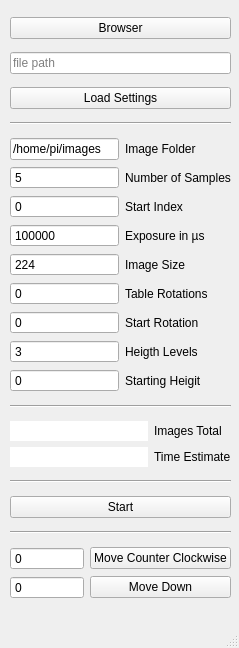
<?xml version="1.0" encoding="UTF-8"?>
<ui version="4.0">
 <class>PhotoSessionUI</class>
 <widget class="QMainWindow" name="PhotoSessionUI">
  <property name="geometry">
   <rect>
    <x>0</x>
    <y>0</y>
    <width>239</width>
    <height>648</height>
   </rect>
  </property>
  <property name="sizePolicy">
   <sizepolicy hsizetype="Expanding" vsizetype="Expanding">
    <horstretch>0</horstretch>
    <verstretch>0</verstretch>
   </sizepolicy>
  </property>
  <property name="windowTitle">
   <string>MainWindow</string>
  </property>
  <widget class="QWidget" name="centralwidget">
   <property name="sizePolicy">
    <sizepolicy hsizetype="Minimum" vsizetype="Minimum">
     <horstretch>0</horstretch>
     <verstretch>0</verstretch>
    </sizepolicy>
   </property>
   <widget class="QWidget" name="verticalLayoutWidget">
    <property name="geometry">
     <rect>
      <x>10</x>
      <y>10</y>
      <width>221</width>
      <height>600</height>
     </rect>
    </property>
    <layout class="QVBoxLayout" name="verticalLayout">
     <property name="sizeConstraint">
      <enum>QLayout::SetMinimumSize</enum>
     </property>
     <item>
      <widget class="QPushButton" name="browser_button">
       <property name="text">
        <string>Browser</string>
       </property>
      </widget>
     </item>
     <item>
      <widget class="QLineEdit" name="file_path_text">
       <property name="placeholderText">
        <string>file path</string>
       </property>
      </widget>
     </item>
     <item>
      <widget class="QPushButton" name="load_settings_button">
       <property name="text">
        <string>Load Settings</string>
       </property>
      </widget>
     </item>
     <item>
      <widget class="Line" name="line_3">
       <property name="orientation">
        <enum>Qt::Horizontal</enum>
       </property>
      </widget>
     </item>
     <item>
      <layout class="QGridLayout" name="setup_elements_grid" rowstretch="0,0,0,0,0,0,0,0,0,0">
       <property name="sizeConstraint">
        <enum>QLayout::SetDefaultConstraint</enum>
       </property>
       <item row="6" column="0">
        <widget class="QSpinBox" name="table_rotations_spin">
         <property name="buttonSymbols">
          <enum>QAbstractSpinBox::NoButtons</enum>
         </property>
         <property name="maximum">
          <number>15</number>
         </property>
         <property name="value">
          <number>0</number>
         </property>
        </widget>
       </item>
       <item row="9" column="0">
        <widget class="QSpinBox" name="starting_height_spin">
         <property name="buttonSymbols">
          <enum>QAbstractSpinBox::NoButtons</enum>
         </property>
        </widget>
       </item>
       <item row="3" column="0">
        <widget class="QSpinBox" name="start_image_spin">
         <property name="buttonSymbols">
          <enum>QAbstractSpinBox::NoButtons</enum>
         </property>
         <property name="maximum">
          <number>1000</number>
         </property>
        </widget>
       </item>
       <item row="4" column="2">
        <widget class="QLabel" name="exposure_label">
         <property name="text">
          <string>Exposure in µs</string>
         </property>
        </widget>
       </item>
       <item row="5" column="0">
        <widget class="QSpinBox" name="img_size_spin">
         <property name="buttonSymbols">
          <enum>QAbstractSpinBox::NoButtons</enum>
         </property>
         <property name="maximum">
          <number>1920</number>
         </property>
         <property name="value">
          <number>224</number>
         </property>
        </widget>
       </item>
       <item row="8" column="0">
        <widget class="QSpinBox" name="height_levels_spin">
         <property name="buttonSymbols">
          <enum>QAbstractSpinBox::NoButtons</enum>
         </property>
         <property name="minimum">
          <number>2</number>
         </property>
         <property name="value">
          <number>3</number>
         </property>
        </widget>
       </item>
       <item row="1" column="0">
        <widget class="QLineEdit" name="folder_path_text">
         <property name="text">
          <string>/home/pi/images</string>
         </property>
        </widget>
       </item>
       <item row="1" column="2">
        <widget class="QLabel" name="label_3">
         <property name="text">
          <string>Image Folder</string>
         </property>
        </widget>
       </item>
       <item row="6" column="2">
        <widget class="QLabel" name="table_rotations_lable">
         <property name="text">
          <string>Table Rotations</string>
         </property>
        </widget>
       </item>
       <item row="9" column="2">
        <widget class="QLabel" name="starting_heigt_abel">
         <property name="text">
          <string>Starting Heigit</string>
         </property>
        </widget>
       </item>
       <item row="3" column="2">
        <widget class="QLabel" name="start_index_lable">
         <property name="text">
          <string>Start Index</string>
         </property>
        </widget>
       </item>
       <item row="2" column="0">
        <widget class="QSpinBox" name="number_of_images_spin">
         <property name="buttonSymbols">
          <enum>QAbstractSpinBox::NoButtons</enum>
         </property>
         <property name="maximum">
          <number>1000</number>
         </property>
         <property name="value">
          <number>5</number>
         </property>
        </widget>
       </item>
       <item row="4" column="0">
        <widget class="QSpinBox" name="exposure_spin">
         <property name="buttonSymbols">
          <enum>QAbstractSpinBox::NoButtons</enum>
         </property>
         <property name="maximum">
          <number>99999999</number>
         </property>
         <property name="value">
          <number>8000000</number>
         </property>
        </widget>
       </item>
       <item row="2" column="2">
        <widget class="QLabel" name="num_samples_label">
         <property name="text">
          <string>Number of Samples</string>
         </property>
        </widget>
       </item>
       <item row="5" column="2">
        <widget class="QLabel" name="img_size_label">
         <property name="text">
          <string>Image Size</string>
         </property>
        </widget>
       </item>
       <item row="8" column="2">
        <widget class="QLabel" name="height_levels_lable">
         <property name="text">
          <string>Heigth Levels</string>
         </property>
        </widget>
       </item>
       <item row="7" column="2">
        <widget class="QLabel" name="table_rotations_lable_2">
         <property name="text">
          <string>Start Rotation</string>
         </property>
        </widget>
       </item>
       <item row="7" column="0">
        <widget class="QSpinBox" name="startrotation_spin">
         <property name="buttonSymbols">
          <enum>QAbstractSpinBox::NoButtons</enum>
         </property>
         <property name="maximum">
          <number>15</number>
         </property>
         <property name="value">
          <number>0</number>
         </property>
        </widget>
       </item>
      </layout>
     </item>
     <item>
      <widget class="Line" name="line">
       <property name="orientation">
        <enum>Qt::Horizontal</enum>
       </property>
      </widget>
     </item>
     <item>
      <layout class="QGridLayout" name="gridLayout">
       <item row="0" column="1">
        <widget class="QLabel" name="label_2">
         <property name="text">
          <string>Images Total</string>
         </property>
        </widget>
       </item>
       <item row="0" column="0">
        <widget class="QLineEdit" name="total_images_text">
         <property name="frame">
          <bool>false</bool>
         </property>
         <property name="readOnly">
          <bool>true</bool>
         </property>
        </widget>
       </item>
       <item row="1" column="1">
        <widget class="QLabel" name="label">
         <property name="text">
          <string>Time Estimate</string>
         </property>
        </widget>
       </item>
       <item row="1" column="0">
        <widget class="QLineEdit" name="time_estimation_text">
         <property name="frame">
          <bool>false</bool>
         </property>
        </widget>
       </item>
      </layout>
     </item>
     <item>
      <widget class="Line" name="line_2">
       <property name="orientation">
        <enum>Qt::Horizontal</enum>
       </property>
      </widget>
     </item>
     <item>
      <widget class="QPushButton" name="start_button">
       <property name="text">
        <string>Start</string>
       </property>
      </widget>
     </item>
     <item>
      <widget class="Line" name="line_4">
       <property name="orientation">
        <enum>Qt::Horizontal</enum>
       </property>
      </widget>
     </item>
     <item>
      <layout class="QGridLayout" name="gridLayout_2" rowstretch="0,0,0" rowminimumheight="0,0,0">
       <item row="0" column="1">
        <widget class="QPushButton" name="counter_clockwise_button">
         <property name="text">
          <string>Move Counter Clockwise</string>
         </property>
        </widget>
       </item>
       <item row="0" column="0">
        <widget class="QSpinBox" name="counter_clockwise_spin">
         <property name="buttonSymbols">
          <enum>QAbstractSpinBox::NoButtons</enum>
         </property>
         <property name="maximum">
          <number>306</number>
         </property>
        </widget>
       </item>
       <item row="1" column="1">
        <widget class="QPushButton" name="down_button">
         <property name="text">
          <string>Move Down</string>
         </property>
        </widget>
       </item>
       <item row="1" column="0">
        <widget class="QSpinBox" name="down_spin">
         <property name="buttonSymbols">
          <enum>QAbstractSpinBox::NoButtons</enum>
         </property>
        </widget>
       </item>
      </layout>
     </item>
    </layout>
   </widget>
  </widget>
  <widget class="QMenuBar" name="menubar">
   <property name="geometry">
    <rect>
     <x>0</x>
     <y>0</y>
     <width>239</width>
     <height>18</height>
    </rect>
   </property>
  </widget>
  <widget class="QStatusBar" name="statusbar"/>
 </widget>
 <resources/>
 <connections/>
</ui>
